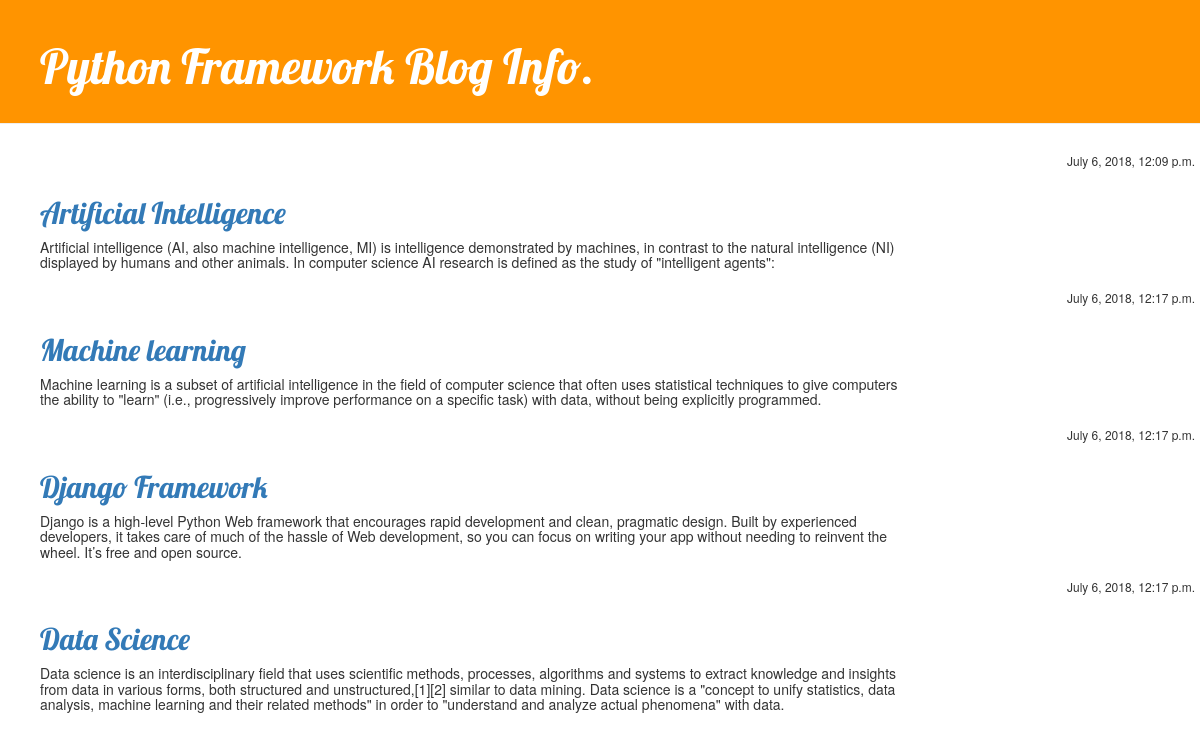
The page / on the database its author committed.
### blog/models.py (models this page shows, shortened)
class Post(models.Model):
    author = models.ForeignKey('auth.User', on_delete=models.CASCADE)
    title = models.CharField(max_length=200)
    text = models.TextField()
    created_date = models.DateTimeField(
            default=timezone.now)
    published_date = models.DateTimeField(
            blank=True, null=True)

### blog/views.py (the view)
# urls.py: url(r'^$',views.post_list, name='post_list'),
def post_list(request):
	posts = Post.objects.filter(published_date__lte = timezone.now()).order_by('published_date')
	return render(request,'blog/post_list.html',{'posts' : posts})

### blog/templates/blog/post_list.html
{% extends 'blog/base.html' %}
{% block content %}
	{% for post in posts %}
		{% if post.published_date %}
			<h6><p>{{ post.published_date }}</h6></p>
				{% endif %}
		<div class="row">
			<h2><a href="{% url 'post_detail' pk=post.pk %}">{{ post.title }}</a></h2>
			<h5>{{ post.text|linebreaksbr }}</h5>
		</div>
	{% endfor %}
{% endblock %}

### blog/templates/blog/base.html (shortened to what this page needs)
{% load staticfiles %}
<head>
	<link rel="stylesheet" href="//maxcdn.bootstrapcdn.com/bootstrap/3.2.0/css/bootstrap.min.css">
	<link rel="stylesheet" href="//maxcdn.bootstrapcdn.com/bootstrap/3.2.0/css/bootstrap-theme.min.css">
	<link rel="stylesheet" href="{% static 'css/blog.css' %}">
</head>
<body>
	<div class="page-header">
		<h1><a href="/">Python Framework Blog Info.</a></h1>
	</div>
	<div class="content container">
		{% block content %}
	   	{% endblock %}
	</div>
</body>

### blog/static/css/blog.css (style rules this page uses)
h5 { margin-right: 300px; }
.page-header { background-color: #ff9400; margin-top: 0; padding: 20px 20px 20px 40px; }
.page-header h1, .page-header h1 a, .page-header h1 a:visited, .page-header h1 a:active { color: #ffffff; font-size: 36pt; text-decoration: none; }
.content { margin-left: 40px; }
h1, h2, h3 { font-family: 'Lobster', cursive; }
h6 { text-align: right; }

### rows shown on the page
Post: published_date "July 6, 2018, 12:09 p.m.", title "Artificial Intelligence", text "Artificial intelligence (AI, also machine intelligence, MI) is intelligence demonstrated by machines, in contrast to the natural intelligence (NI) displayed by humans and other animals. In computer science AI research is defined as the study of \"intelligent agents\":"
Post: published_date "July 6, 2018, 12:17 p.m.", title "Machine learning", text "Machine learning is a subset of artificial intelligence in the field of computer science that often uses statistical techniques to give computers the ability to \"learn\" (i.e., progressively improve performance on a specific task) with data, without being explicitly programmed."
Post: published_date "July 6, 2018, 12:17 p.m.", title "Django Framework", text "Django is a high-level Python Web framework that encourages rapid development and clean, pragmatic design. Built by experienced developers, it takes care of much of the hassle of Web development, so you can focus on writing your app without needing to reinvent the wheel. It’s free and open source."
Post: published_date "July 6, 2018, 12:17 p.m.", title "Data Science", text "Data science is an interdisciplinary field that uses scientific methods, processes, algorithms and systems to extract knowledge and insights from data in various forms, both structured and unstructured,[1][2] similar to data mining. Data science is a \"concept to unify statistics, data analysis, machine learning and their related methods\" in order to \"understand and analyze actual phenomena\" with data."
